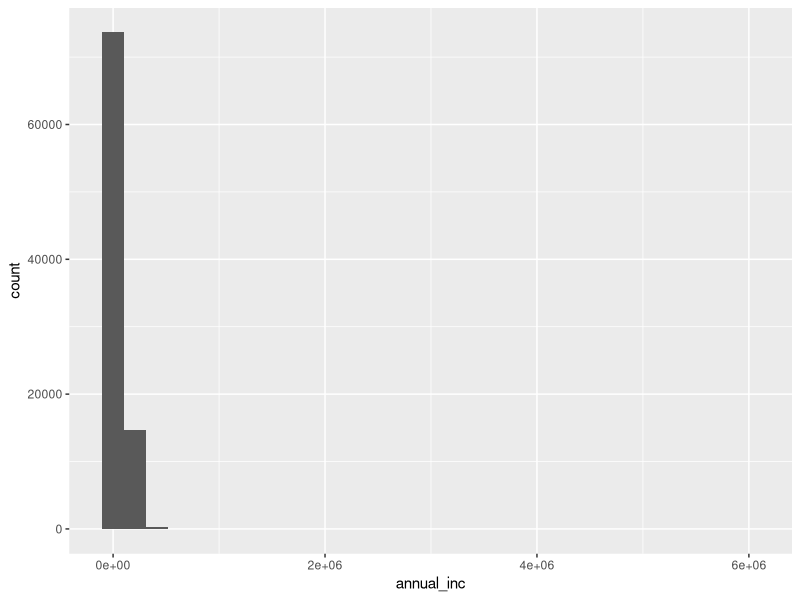
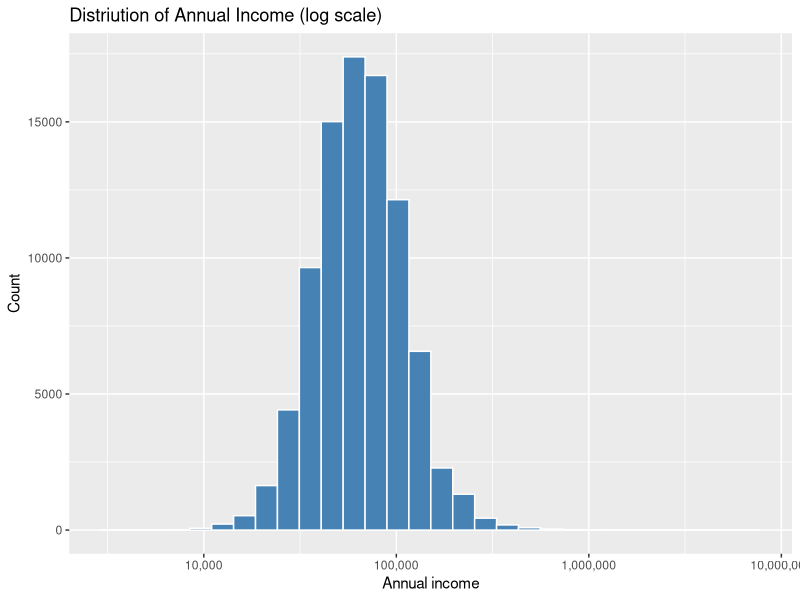
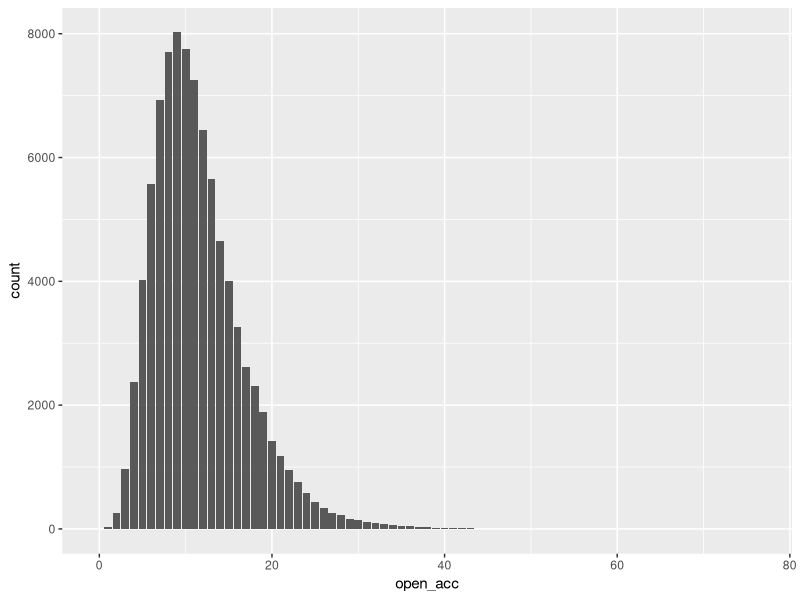
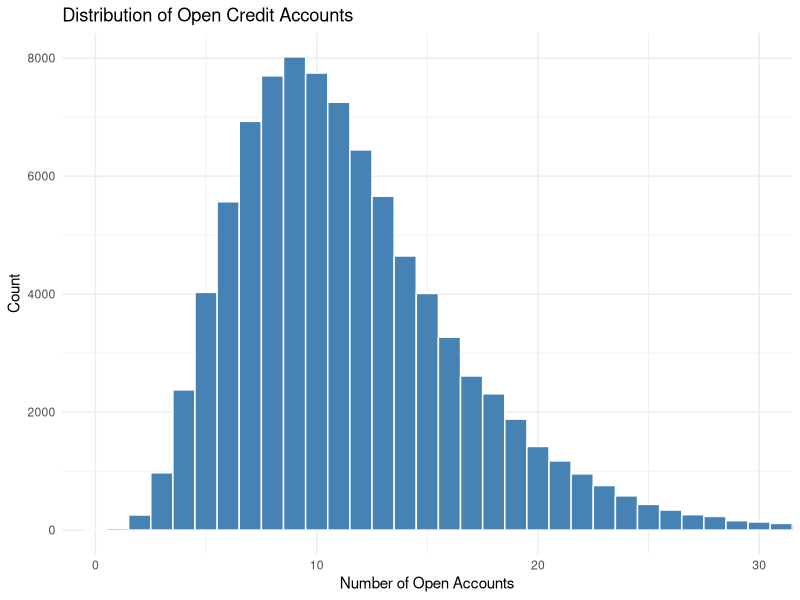
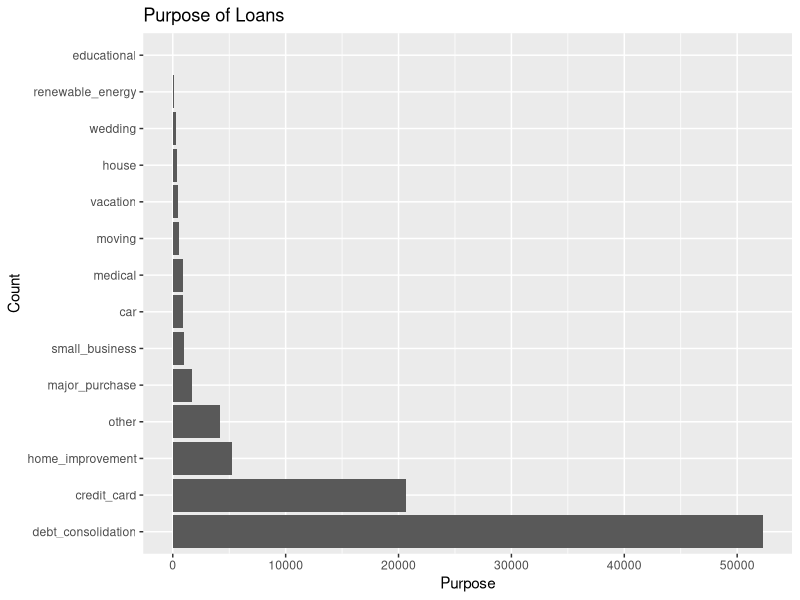
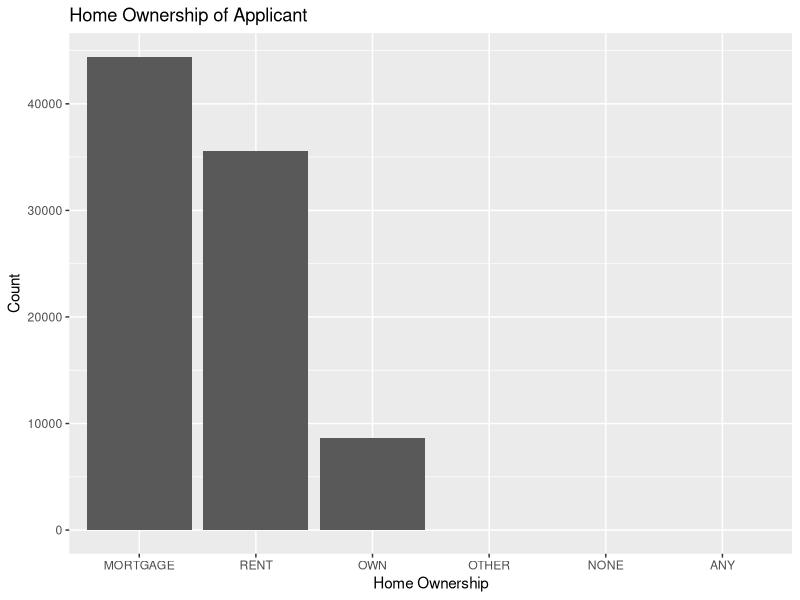
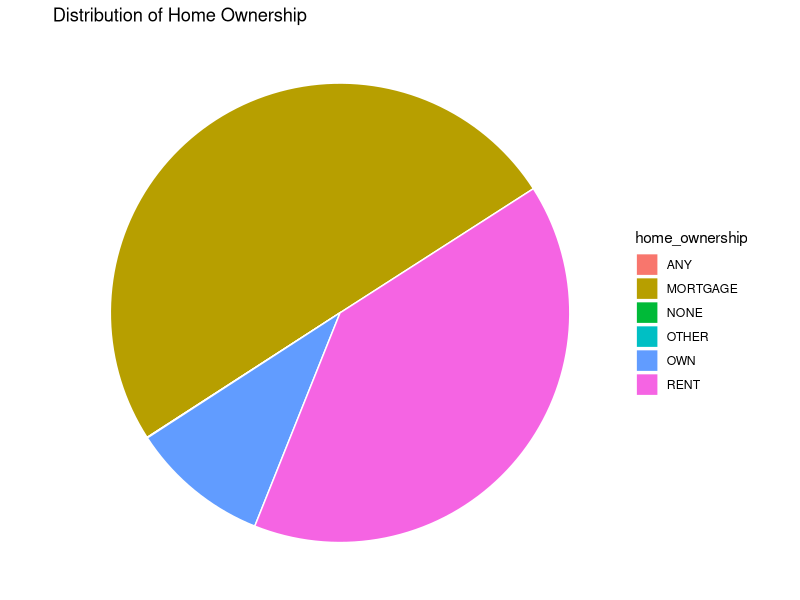
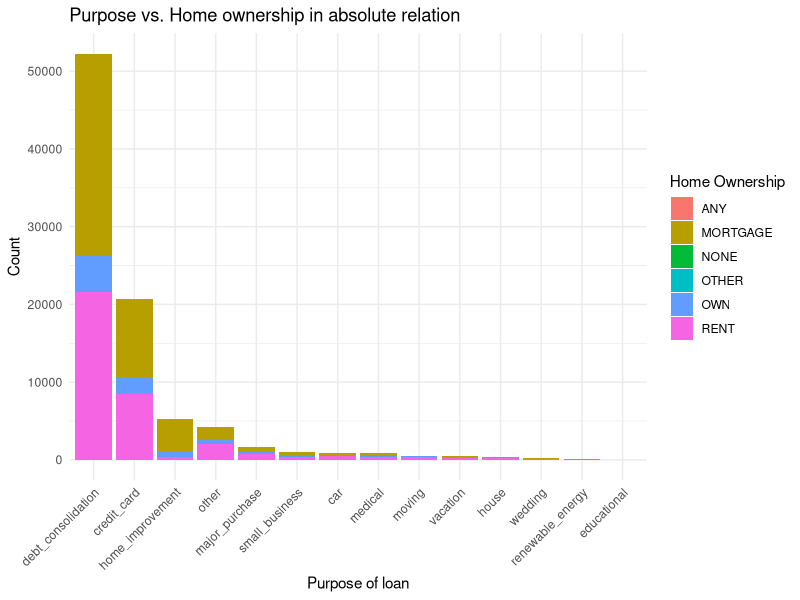

R code for these plots, in order:
## ---- chunk 1
#| label: setup
#| include: false
#| message: false
#| warning: false

if (!require("data.table")) install.packages("data.table")
if (!require("dplyr")) install.packages("dplyr")
if (!require("skimr")) install.packages("skimr")
if (!require("ggplot2")) install.packages("ggplot2")
if (!require("GGally")) install.packages("GGally")

library(data.table)
library(dplyr)
library(skimr)
library(ggplot2)
library(GGally)
library(scales)
## ---- chunk 2
# # Random sample your group's data set from the original LCdata data set
# LCdata <- fread("LCdata.csv")
# set.seed(1)
# myLCdata <- LCdata %>% sample(5) %>% slice_sample(prop = .5)
# fwrite(myLCdata, file = "myLCdata.csv")
myLCdata <- fread("myLCdata.csv")
## ---- chunk 3
#| label: structure-overview

glimpse(myLCdata)
str(myLCdata)
## ---- chunk 4
#| label: summary-statistics

summary(myLCdata)

# install skimr if necessary
if (!require("skimr")) install.packages("skimr")
library(skimr)

skim(myLCdata)
## ---- chunk 5
ggplot(myLCdata, aes(x = annual_inc)) +
  geom_histogram(bins = 30)
## ---- chunk 6

ggplot(myLCdata, aes(x = annual_inc)) +
  geom_histogram(bins = 30, color = "white", fill = "steelblue") +
  scale_x_log10(labels = label_comma()) +
  labs(
    title = "Distriution of Annual Income (log scale)",
    x = "Annual income",
    y = "Count"
  )
## ---- chunk 7
ggplot(myLCdata, aes(x = open_acc))+
  geom_bar()
  
## ---- chunk 8
ggplot(myLCdata, aes(x = open_acc)) +
  geom_histogram(binwidth = 1, fill = "steelblue", color = "white") +
  coord_cartesian(xlim = c(0, 30)) +
  labs(
    title = "Distribution of Open Credit Accounts",
    x = "Number of Open Accounts",
    y = "Count"
  ) +
  theme_minimal()  
## ---- chunk 9
ggplot(myLCdata, aes(x = forcats::fct_infreq(purpose))) +
  geom_bar() +
  coord_flip() +
  labs(
    title = "Purpose of Loans",
    x = "Count",
    y = "Purpose"
  )
## ---- chunk 10
ggplot(myLCdata, aes(x = forcats::fct_infreq(home_ownership)))+
  geom_bar()+
  labs(
    title = "Home Ownership of Applicant",
    x = "Home Ownership",
    y = "Count"
  )
## ---- chunk 11
ggplot(myLCdata, aes(x="",fill = home_ownership))+
  geom_bar(width = 1, color = "white")+
  coord_polar("y", start=1)+
  labs(
    title = "Distribution of Home Ownership",
    file = "Home Ownership"
  )+
  theme_void()
## ---- chunk 12

ggplot(myLCdata, aes (x = forcats::fct_infreq(purpose), fill = home_ownership)) +
  geom_bar()+
  labs(
    title = "Purpose vs. Home ownership in absolute relation",
    x = "Purpose of loan",
    y = "Count",
    fill = "Home Ownership"
  )+
  theme_minimal() +
  theme(axis.text.x = element_text(angle = 45, hjust = 1))

## ---- chunk 13
ggplot(myLCdata, aes (x = forcats::fct_infreq(purpose), fill = home_ownership)) +
  geom_bar( position = "fill")+
  labs(
    title = "Purpose vs. Home Ownership in relative Relation",
    x = "Purpose of loan",
    y = "Count",
    fill = "Home Ownership"
  )+
  theme_minimal() +
  theme(axis.text.x = element_text(angle = 45, hjust = 1))
## ---- chunk 14
ggplot(myLCdata, aes(x = inq_last_6mths)) +
  geom_histogram(binwidth = 1, fill = "steelblue", color = "white") +
  coord_cartesian(xlim = c(0, 10)) +
  labs(
    title = "Credit Inquiries in the Last 6 Months",
    x = "Number of Inquiries",
    y = "Count"
  ) +
  theme_minimal()
 
## ---- chunk 15
#| label: ggpairs-plot

if (!require("GGally")) install.packages("GGally")
library(GGally)

# droping 2 NA rows to avoid a lot of warning messages
myLCdata <- na.omit(myLCdata)
ggpairs(myLCdata)
## ---- chunk 16
#| label: insight1-annual-inc-open-acc
#| fig-width: 9
#| fig-height: 5.5


ggplot(myLCdata, aes(x = annual_inc, y = open_acc)) +
  geom_point(alpha = 0.1) +
  scale_x_log10() +
  labs(
    title = "Annual Income vs Open Credit Accounts",
    x = "Annual Income (log scale)",
    y = "Number of Open Credit Accounts"
  ) +
  theme_minimal()
## ---- chunk 17
#| label: Relation Home ownership vs. annual income

ggplot(myLCdata[myLCdata$annual_inc <= 300000, ],
       aes(x = home_ownership, y = annual_inc)) +
  geom_boxplot(fill = "steelblue", color = "blue", outlier.alpha = 0.5) +
  scale_y_log10(
    breaks = c (10000, 20000, 40000, 60000, 80000, 100000, 150000, 200000, 250000, 300000)
  ) +
  labs(
    title = "Home ownership vs. annual income",
    x = "home ownership",
    y = "annual income"
  )
  
  
  
## ---- chunk 18
#| label: custom-plot-3var

# ggplot with third aesthetic mapping
